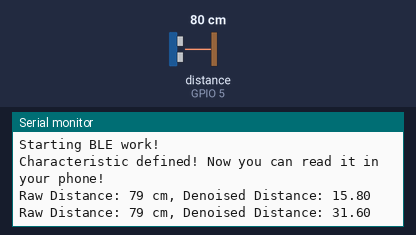
Recording of a program running on a simulated Seeed XIAO ESP32-C3. Parts: the last lines printed to the serial monitor. Wiring (inferred from the names in the program): ultrasonic range finder: trigger GPIO 4; echo GPIO 5. The inputs (shaded band) are chosen by the test bench; at power-on: distance to the obstacle (sensor on GPIO 5) 80 cm. The echo pulse lasts 58.3 µs per cm; nothing arrives over Bluetooth unless stated; a phone connects over Bluetooth LE 3 s after start.

Above: at 1.8 s.
1.9 s: distance to the obstacle (sensor on GPIO 5) set to 2 cm
At 3.8 s:
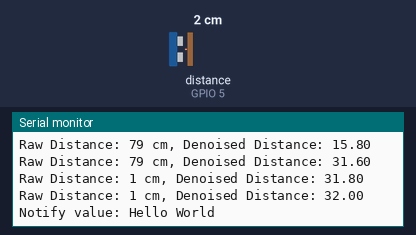
5.5 s: distance to the obstacle (sensor on GPIO 5) set to 4 cm
At 6.6 s:
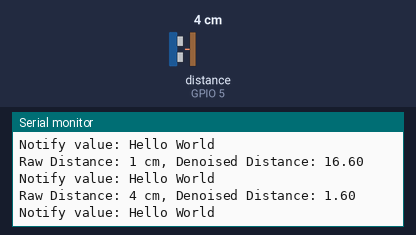
7.0 s: distance to the obstacle (sensor on GPIO 5) set to 299 cm
At 7.9 s:
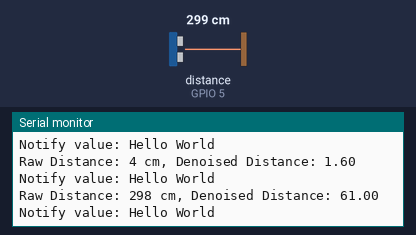
Timing chart, 0 to 10.0 s (numbered marks = the images above; inputs shaded):
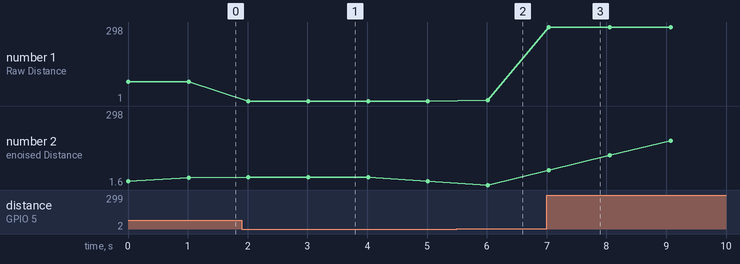

The program:

main.cpp
```cpp
#include <Arduino.h>
#include <BLEDevice.h>
#include <BLEServer.h>
#include <BLEUtils.h>
#include <BLE2902.h>
#include <stdlib.h>

BLEServer* pServer = NULL;
BLECharacteristic* pCharacteristic = NULL;
bool deviceConnected = false;
bool oldDeviceConnected = false;
unsigned long previousMillis = 0;
const long interval = 1000;

// HC-SR04 distance sensor pin setup
#define TRIG_PIN  4
#define ECHO_PIN  5

// BLE UUIDs
#define SERVICE_UUID        "90e3f8e8-6a54-4287-aad5-b3eaed884cd1"
#define CHARACTERISTIC_UUID "beb5483e-36e1-4688-b7f5-ea07361b26a8"

// DSP Algorithm (Low-pass filter or moving average)
const int MOVING_AVERAGE_SIZE = 5;  // Size of the moving average
float distanceReadings[MOVING_AVERAGE_SIZE] = {0};  // Initialize to 0
int currentIndex = 0;  // Current index
float movingAverage = 0;

// Connection callback
class MyServerCallbacks : public BLEServerCallbacks {
    void onConnect(BLEServer* pServer) {
        deviceConnected = true;
    };

    void onDisconnect(BLEServer* pServer) {
        deviceConnected = false;
    }
};

// Initialize the distance sensor
void setup() {
    Serial.begin(115200);
    Serial.println("Starting BLE work!");

    pinMode(TRIG_PIN, OUTPUT);
    pinMode(ECHO_PIN, INPUT);

    // Initialize BLE device
    BLEDevice::init("XIAO_ESP32S3");
    pServer = BLEDevice::createServer();
    pServer->setCallbacks(new MyServerCallbacks());
    BLEService *pService = pServer->createService(SERVICE_UUID);
    pCharacteristic = pService->createCharacteristic(
        CHARACTERISTIC_UUID,
        BLECharacteristic::PROPERTY_READ |
        BLECharacteristic::PROPERTY_WRITE |
        BLECharacteristic::PROPERTY_NOTIFY
    );
    pCharacteristic->addDescriptor(new BLE2902());
    pCharacteristic->setValue("Hello World");
    pService->start();

    BLEAdvertising *pAdvertising = BLEDevice::getAdvertising();
    pAdvertising->addServiceUUID(SERVICE_UUID);
    pAdvertising->setScanResponse(true);
    pAdvertising->setMinPreferred(0x06);
    pAdvertising->setMinPreferred(0x12);
    BLEDevice::startAdvertising();
    Serial.println("Characteristic defined! Now you can read it in your phone!");
}

// Read HC-SR04 distance sensor data
long readDistance() {
    digitalWrite(TRIG_PIN, LOW);
    delayMicroseconds(2);
    digitalWrite(TRIG_PIN, HIGH);
    delayMicroseconds(10);
    digitalWrite(TRIG_PIN, LOW);
    long duration = pulseIn(ECHO_PIN, HIGH);
    long distance = (duration / 2) * 0.0343;  // Calculate distance (cm)
    return distance;
}

// Moving average DSP algorithm
float applyMovingAverage(float newReading) {
    // Add the new reading
    distanceReadings[currentIndex] = newReading;
    currentIndex = (currentIndex + 1) % MOVING_AVERAGE_SIZE;

    // Calculate moving average
    float sum = 0;
    for (int i = 0; i < MOVING_AVERAGE_SIZE; i++) {
        sum += distanceReadings[i];
    }
    movingAverage = sum / MOVING_AVERAGE_SIZE;
    return movingAverage;
}

void loop() {
    long rawDistance = readDistance();  // Read raw distance data
    float denoisedDistance = applyMovingAverage(rawDistance);  // Apply moving average filter

    // Display raw data and denoised data
    Serial.print("Raw Distance: ");
    Serial.print(rawDistance);
    Serial.print(" cm, Denoised Distance: ");
    Serial.println(denoisedDistance);

    if (deviceConnected) {
        // Send new readings to BLE
        // TODO: change the following code to send your own readings and processed data
        unsigned long currentMillis = millis();
        if (currentMillis - previousMillis >= interval) {
            pCharacteristic->setValue("Hello World");  // Update with processed data
            pCharacteristic->notify();
            Serial.println("Notify value: Hello World");
        }
    }
    // Disconnecting
    if (!deviceConnected && oldDeviceConnected) {
        delay(500);  // give the Bluetooth stack a chance to get things ready
        pServer->startAdvertising();  // Advertise again
        Serial.println("Start advertising");
        oldDeviceConnected = deviceConnected;
    }
    // Connecting
    if (deviceConnected && !oldDeviceConnected) {
        // Do stuff here on connecting
        oldDeviceConnected = deviceConnected;
    }
    delay(1000);
}
```

Measured:
- after the input at 1.9 s, the serial monitor: prints a new line after 0.11 s (image 1)
- after the input at 5.5 s, the serial monitor: prints a new line after 0.52 s (image 2)
- after the input at 7.0 s, the serial monitor: prints a new line at once (image 3)
- plotted number 1: 79 → 1 after the input at 1.9 s, 1 → 4 after the input at 5.5 s, 4 → 298 after the input at 7.0 s
- plotted number 2: 31.6 → 16.6 after the input at 1.9 s, 16.6 → 1.6 after the input at 5.5 s, 1.6 → 298 after the input at 7.0 s
